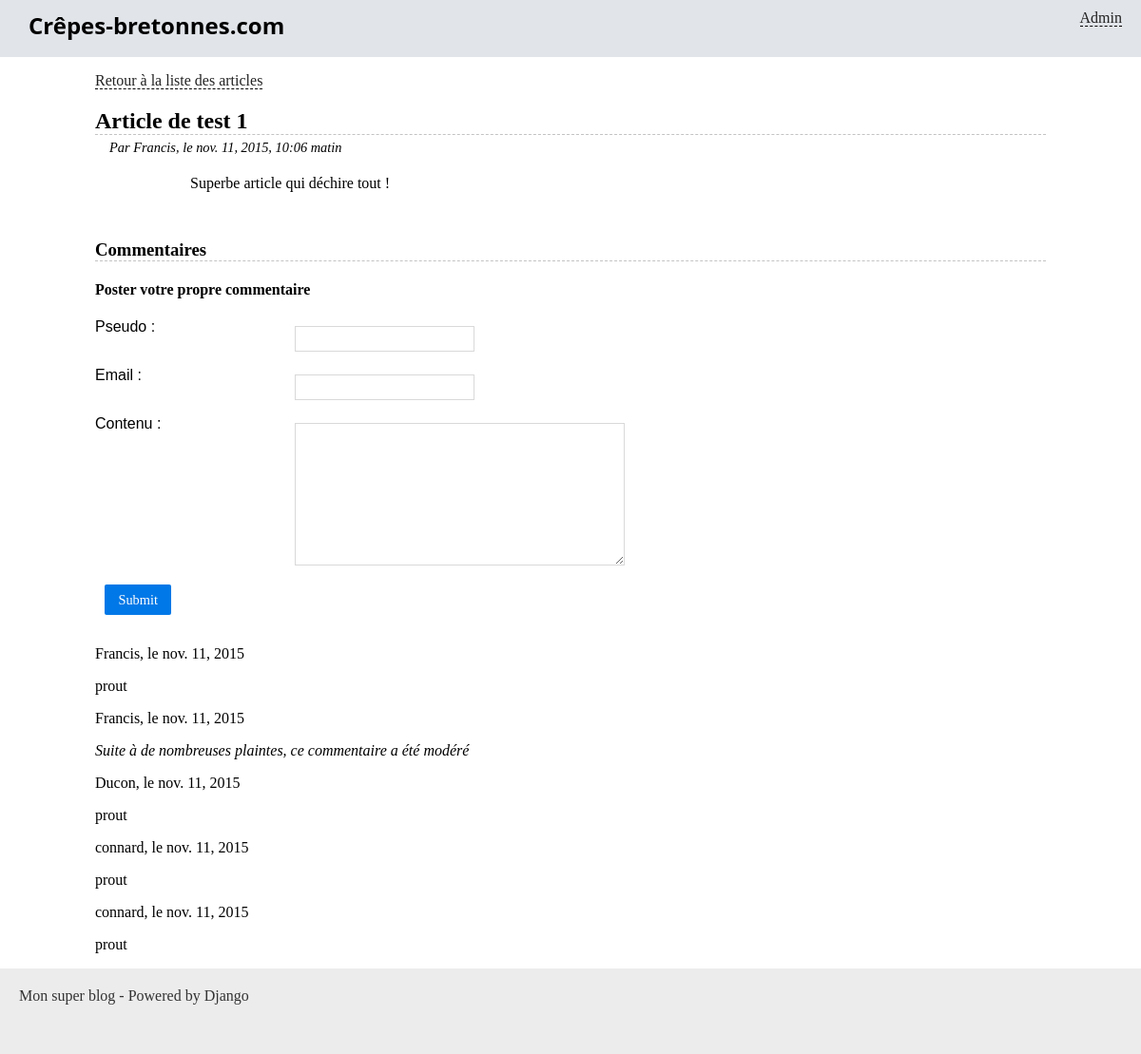
Page /blog/article-de-test-1 on the committed database.
### blog/models.py (models this page shows, shortened)
class Article(models.Model):
    titre = models.CharField(max_length=100)
    slug = models.SlugField()
    auteur = models.CharField(max_length=42)
    contenu = models.TextField(null=True)
    date = models.DateTimeField(verbose_name="Date de parution",
                                auto_now_add=True, auto_now=False)
    is_visible = models.BooleanField(verbose_name="Article publié ?",
                                     default=False)
    categorie = models.ForeignKey('Categorie')

class Comment(models.Model):
    pseudo = models.CharField(max_length=42)
    email = models.EmailField()
    contenu = models.TextField()
    date = models.DateTimeField(verbose_name='Date de publication',
                                auto_now_add=True, auto_now=False)
    is_visible = models.BooleanField(verbose_name='Commentaire publié ?',
                                     default=True)
    article = models.ForeignKey('Article')

### blog/views.py (the view)
# urls.py: url(r'^(?P<slug>.+)$', 'lire_article', name='blog_lire'),
def lire_article(request, slug):
    article = get_object_or_404(Article, slug=slug)
    comments = Comment.objects.filter(article=article)
    if request.method == 'POST':
        form = CommentForm(request.POST)
        if form.is_valid():
            comment = Comment()
            comment.pseudo = form.cleaned_data['pseudo']
            comment.email = form.cleaned_data['email']
            comment.contenu = form.cleaned_data['contenu']
            comment.article = article
            comment.save()
            renvoi = True
    else:
            form = CommentForm()
    return render(request, 'blog/lire_article.html', locals())

### blog/forms.py (shortened to what this page needs)
class CommentForm(forms.ModelForm):
    class Meta:
        model = Comment
        fields = ('pseudo', 'email', 'contenu')

### blog/templates/blog/lire_article.html (shortened to what this page needs)
{% extends "blog/base.html" %}
{% block content %}
	<p>
		<a href="{% url 'accueil' %}">Retour à la liste des articles</a>
	</p>
	<h2 class="titre-article">{{ article.titre }}</h2>
	<p class="infos-article">Par {{ article.auteur }}, le {{ article.date }}</p>
	<div class="contenu-article">
		{{ article.contenu|safe }}
	</div>
	<h3 class="titre-comments">Commentaires</h3>
	<h4>Poster votre propre commentaire</h4>
	<form method="post" action="" class="pure-form">
		{{ form.as_p }}
		<p style="text-align:center">
			<input class="pure-button pure-button-primary" type="submit" />
		</p>
	</form>
	<div class="commentaire">
		{% for comment in comments %}
			<p>{{ comment.pseudo }}, le {{ comment.date|date:"DATE_FORMAT" }}</p>
			<p>
				{% if comment.is_visible %}
					{{ comment.contenu }}
				{% else %}
					<i>Suite à de nombreuses plaintes, ce commentaire a été modéré</i>
				{% endif %}
			</p>
		{% endfor %}
	</div>
{% endblock %}

### blog/templates/blog/base.html (shortened to what this page needs)
{% load static %}
<!doctype html>
<html lang="fr">
<head>
    <link rel="stylesheet" href="{% static 'blog/styles.css' %}" />
</head>
<body>
    <header>
    	<aside>
        	<a href="{% url 'admin:index' %}">Admin</a>
        </aside>
        <h1>Crêpes-bretonnes.com</h1>
    </header>
    <div class="container">
    	{% block content %}{% endblock %}
    </div>
    <footer>
        Mon super blog - Powered by Django
    </footer>
</body>
</html>

### blog/static/blog/styles.css (style rules this page uses)
* { box-sizing: border-box; }
body { margin: 0; padding: 0; }
a { color: #222; border-bottom: 1px dashed #000; text-decoration: none; }
.container { margin: 0 auto; width: 1000px; }
header { background-color: #e1e4e9; height: 60px; padding-top: 10px; padding-bottom: 13px; }
header aside { float: right; margin-right: 20px; }
header h1 { margin: 0 30px; font-size: 1.5em; font-family: 'Open Sans'; }
footer { background-color: #ECECEC; color: #333; height: 90px; padding: 20px; }
form label { display: block; float: left; font-weight: lighter; width: 200px; text-align: justify; font-family: Arvo, Arial; }
form input, form select, form textarea { border: 1px solid #d9d9d9; color: #343434; margin: 8px 10px 0px 10px; padding: 5px; }
form textarea { height: 150px; }
form p { clear: both; margin-top: 0; }
.titre-article, .titre-comments { border-bottom: 1px dashed #c3c3c3; margin-bottom: 0; }
.infos-article { margin: 5px 0 0 15px; font-style: italic; font-size: 0.9em; }
.titre-comments { margin-top: 50px; }
.contenu-article { margin: 20px auto; width: 80%; }
input[type="submit"] { background-color: #0078E7; color: #FFF; font-family: Verdana; font-size: 0.9em; padding: 0.5em 1em; border: 0px none transparent; text-decoration: none; border-radius: 2px; display: block; }

### rows in the picture
Article: titre "Article de test 1", auteur "Francis", date "nov. 11, 2015, 10:06 matin", contenu "Superbe article qui déchire tout !"
Comment: pseudo "Francis", date "nov. 11, 2015", contenu "prout"
Comment: pseudo "Francis", date "nov. 11, 2015", shows "Suite à de nombreuses plaintes, ce commentaire a été modéré"
Comment: pseudo "Ducon", date "nov. 11, 2015", contenu "prout"
Comment: pseudo "connard", date "nov. 11, 2015", contenu "prout"
Comment: pseudo "connard", date "nov. 11, 2015", contenu "prout"
